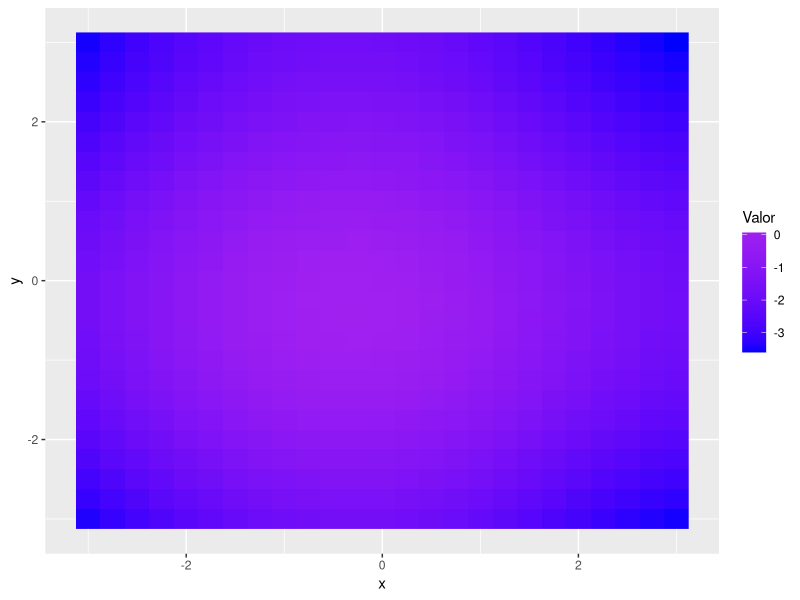

This chart was generated by the following R code: (Note: this script raises an error after producing the figure.)
library(reshape2)
library(ggplot2)

f <- function(x, y) {
  return(((x + 0.5)^4 - 30 * x^2 - 20 * x + (y + 0.5)^4 - 30 * y^2 - 20 * y)/100)
} 
repeticiones<-15
x <- seq(-3, 3, 0.25)
y <-  x
z <- outer(x, y, f)
colnames(z) <- y
rownames(z) <- x
d <- melt(z)
names(d) <- c("x", "y", "Valor")

base<-ggplot(d, aes(x, y)) + 
  geom_raster(aes(fill=Valor)) + 
  scale_fill_gradient(low="blue", high="purple")



low <- -3  
high <- 3  
step <- 0.25 

replicas <-function(r){
  
  curr.x <-runif(1, low, high)
  curr.y<-runif(1, low, high)
  best <- c(curr.x,curr.y)
  datos<-data.frame()
  resultados<-data.frame()
  
  for (paso in 1:tmax) {
    
    delta.x <- runif(1,0,step)
    delta.y <- runif(1,0,step)
    left <- curr.x - delta.x
    right <- curr.x + delta.x
    
    up<-curr.y + delta.y
    down<-curr.y-delta.y
    
    if (f(left,curr.y) > f(right,curr.y)) {
      best.x<- c(left,curr.y)
    } else {
      best.x<- c(right,curr.y)
    }
    
    if (f(curr.x,down) > f(curr.x,up)) {
      best.y<-c(curr.x,down)
    } else {
      best.y<-c(curr.x,up)
    }
    
    
    if (f(best.x[1],best.x[2]) > f(best.y[1],best.y[2])) {
      curr.x<- best.x[1]
      curr.y<- best.x[2]
    } else {
      curr.x<- best.y[1]
      curr.y<- best.y[2]
    }
    
    
    if (f(curr.x,curr.y) > f(best[1],best[2])) {
      best[1]<-curr.x
      best[2]<-curr.y
    }
    datos<-cbind(curr.x,curr.y,f(curr.x,curr.y),r,paso)
    resultados<-rbind(resultados,datos)
    
  }
  return(resultados)
}


suppressMessages(library(doParallel))
registerDoParallel(makeCluster(detectCores() - 1))
trayecto<- foreach(r = 1:repeticiones, .combine=rbind) %dopar% replicas(r)
stopImplicitCluster()

colnames(trayecto)=c("x","y","z","Replica","Paso")
trayecto$Replica<- as.factor(trayecto$Replica)

for (i in 1:1000){
  
  g<-trayecto[trayecto$Paso==i,]
  
  base+ geom_point(data=g,aes(g$x,g$y,color=g$Replica),size=5)+
    labs(color="Réplica")+
    ggtitle(paste("",i))+
    theme(plot.title = element_text(hjust = 0.5))
  ggsave(paste("P7_paso_",i,".png"))
  
}
